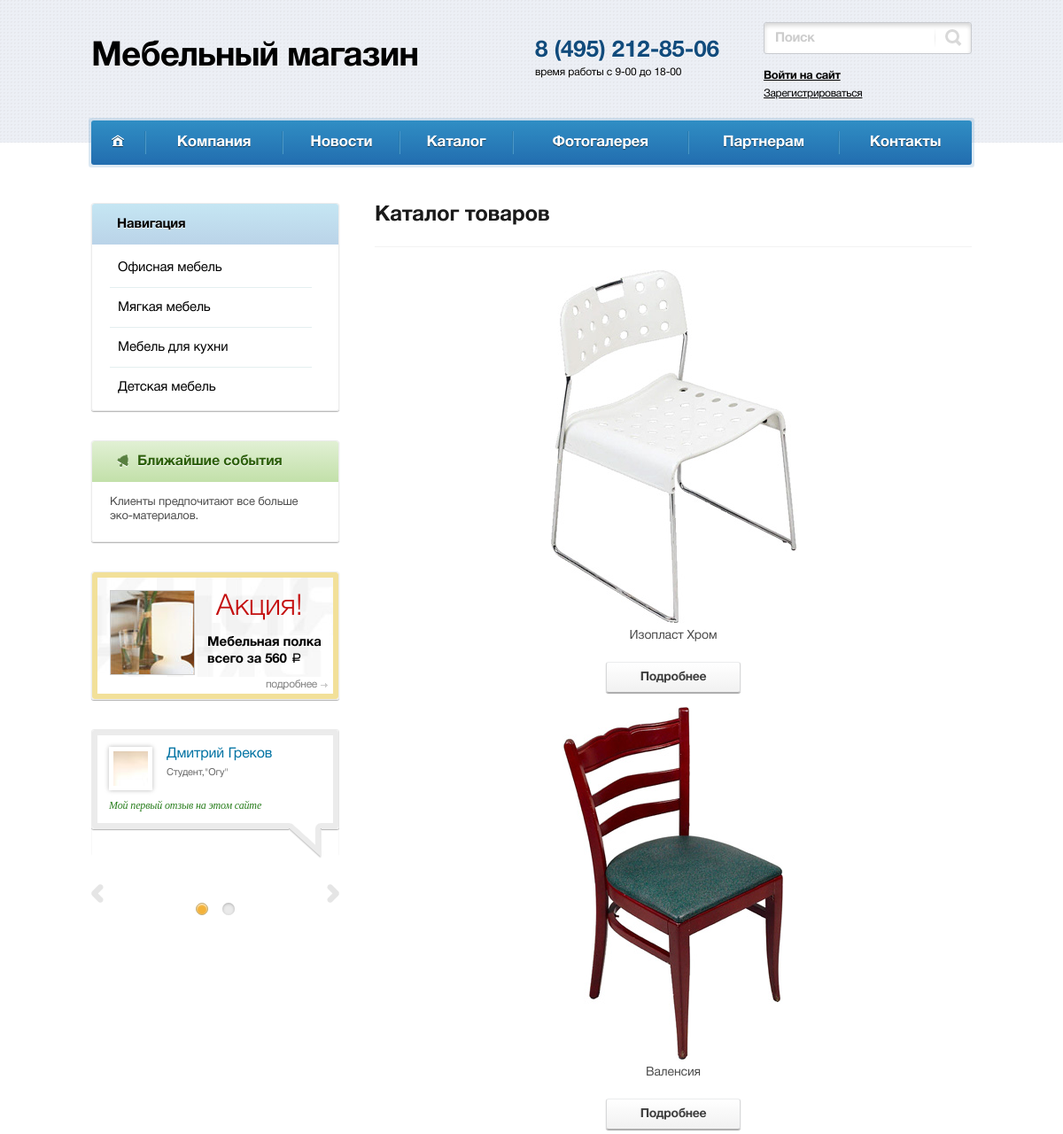
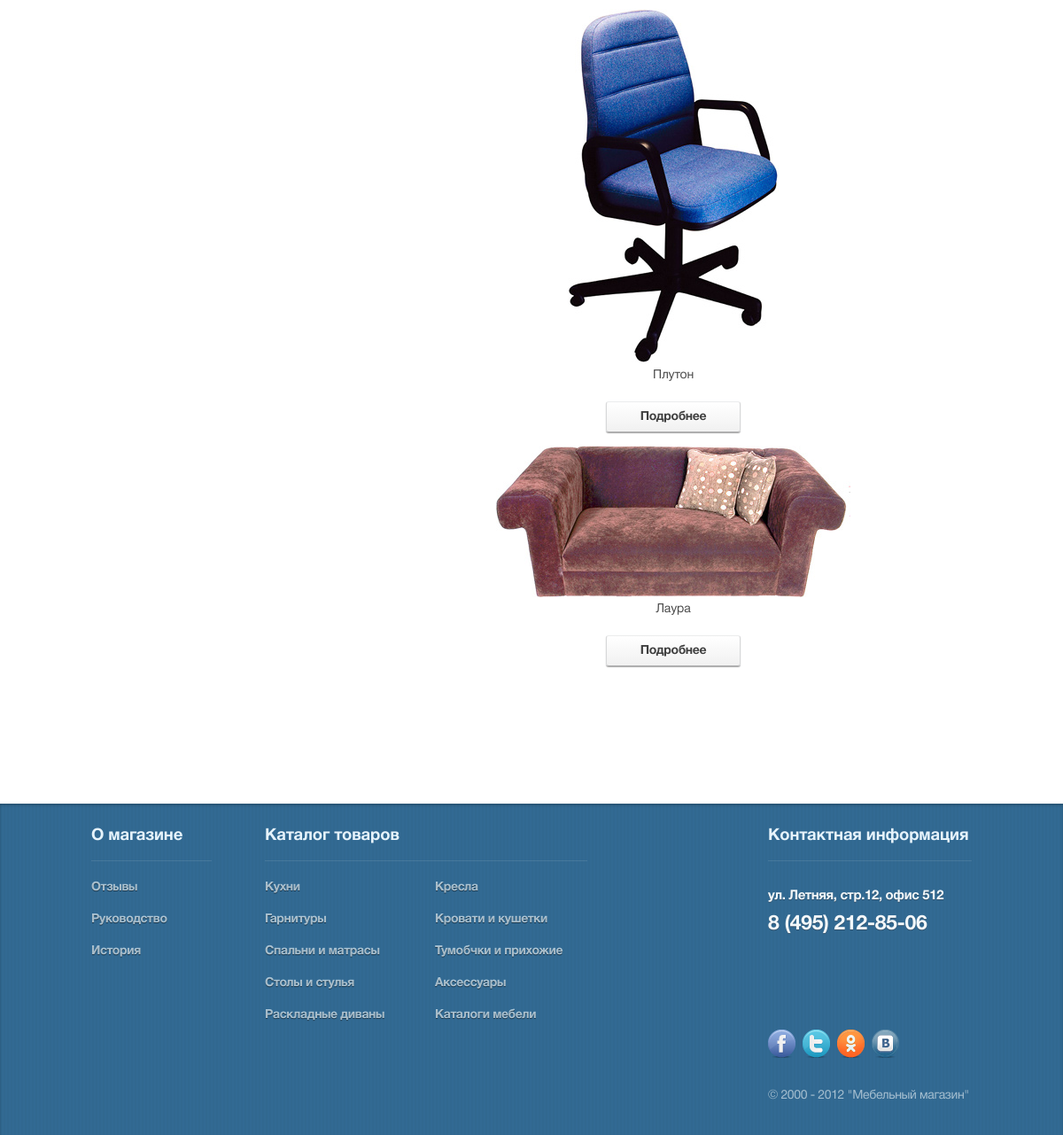
Page /catalog/ on the committed database (2 pictures, top to bottom).
### catalog/models.py (models this page shows, shortened)
class Products(models.Model):
    name = models.CharField(max_length=100, verbose_name='Имя товара')
    price = models.FloatField(verbose_name='Цена товара', default=0.0)
    description = models.TextField(verbose_name='Описание товара')
    image = models.ImageField(verbose_name='Картинка товара')
    slug = models.SlugField()
    publish = models.DateTimeField(auto_now_add=True)
    category = models.ForeignKey('Category', on_delete=models.CASCADE,
                                 verbose_name='Категория')
    def get_absolute_url(self):
        return reverse('catalog:detail',
                       kwargs={'slug': self.slug})
    class Meta:
        verbose_name = 'Продукт'
        verbose_name_plural = 'Продукты'
        ordering = ['-publish']

class Category(models.Model):
    name = models.CharField(max_length=100, verbose_name='Категория мебели')
    slug = models.SlugField()
    def get_absolute_url(self):
        return reverse('catalog:category_products', kwargs={'slug': self.slug})
    class Meta:
        verbose_name = 'Категория'
        verbose_name_plural = 'Категории'
        ordering = ['-name']

### main/models.py (models this page shows, shortened)
class UsefullInfo(models.Model):
    title = models.CharField(max_length=20, verbose_name='Заголовок блока')
    content = models.CharField(max_length=100, verbose_name='Содержание блока')
    class Meta:
        verbose_name = 'Содержимое блока "Полезная информация"'
        verbose_name_plural = 'Содержимое блока "Полезная информация"'

### company/models.py (models this page shows, shortened)
class ReviewsCompany(models.Model):
    name = models.CharField(max_length=100, verbose_name='Имя')
    company = models.CharField(max_length=100, verbose_name='Компания',
                               blank=True,
                               null=True)
    position = models.CharField(max_length=120, verbose_name='Должность',
                                blank=True,
                                null=True)
    content = models.TextField(verbose_name='Текст отзыва')
    publish = models.DateField(auto_now_add=True)
    img = models.ImageField(verbose_name='Аватарка', blank=True, null=True)
    files = models.ManyToManyField('ReviewsFiles',
                                   related_name='reviews_files',
                                   blank=True,
                                   null=True)
    slug = models.SlugField(verbose_name='slug')
    class Meta:
        verbose_name = 'Отзыв'
        verbose_name_plural = 'Отзывы'

### catalog/views.py (the view)
# urls.py: path('', CatalogListView.as_view(), name='list'),
class CatalogListView(ListView):
    template_name = 'catalog/list.html'
    context_object_name = 'products'
    queryset = Products.objects.all()
    def get_context_data(self, **kwargs):
        context = super().get_context_data(**kwargs)
        context['category_products'] = Category.objects.all()
        return context

### main/etc/catalog_rubric.py (called while the page is built)
def catalog_category(request):
    context = {}
    context['rubric_catalog'] = Category.objects.all()
    return context

### main/etc/random_review.py (called while the page is built)
def show_random_review(request):
    reviews = ReviewsCompany.objects.all().order_by('?')[:2]
    return {'random_reviews': reviews}

### main/etc/usefull.py (called while the page is built)
def usefullinfo(request):
    return {'info': UsefullInfo.objects.first(), 'title_link': 'about', }

def get_rubric_company(request):
    return {'rubric_company': RubricCompany.objects.all()}

### catalog/templates/catalog/list.html (shortened to what this page needs)
{% extends 'layout/basic.html'  %}
{% block content%}
   <div class="content">
                    <div class="cnt">
                        <header>
                            <h1>Каталог товаров</h1>
                        </header>
                        <hr>
                        <div class="container-fluid">
                        <div class="row" style='text-align: center;'>
                           {% for product in products %}
                           <div class="col-xl-12" style="margin-bottom: 15px;">
                                <img src="{{ product.image.url }}"  alt="">
                                <p>{{ product.name }}</p>
                                <a href="{{ product.get_absolute_url }}">
                                <button>Подробнее</button>
                                </a>
                            </div>
                           {% endfor %}
                        </div>
                        </div>
                   </div>
                </div>
{% endblock %}

### main/templates/layout/basic.html (shortened to what this page needs)
{% load static %}
<!DOCTYPE html>
<html lang="ru">
<head>
    <link rel="stylesheet" href="{% static '/css/reset.css' %}" />
    <link rel="stylesheet" href="{% static '/css/style.css' %}" />
    <link rel="stylesheet" href="{% static '/css/owl.carousel.css' %}" />
</head>
<body>
    <div class="wrap">
        <header class="header">
            <div class="inner-wrap">
                <div class="logo-block"><a href="" class="logo">Мебельный магазин</a>
                </div>
                <div class="main-phone-block">
                    <a href="tel:84952128506" class="phone">8 (495) 212-85-06</a>
                    <div class="shedule">время работы с 9-00 до 18-00</div>
                </div>
                <div class="actions-block">
                    <form action="/" class="main-frm-search">
                        <input type="text" placeholder="Поиск">
                        <button type="submit"></button>
                    </form>
                    <nav class="menu-block">
                        <ul>
                            {% if user.is_authenticated %}
                            <li>
                                <a href="{% url 'users:profile' %}" >{{ user.first_name}} {{ user.last_name }} [{{ user.username }}]</a>
                            </li>
                            <li><a href="{% url 'users:logout' %}">Выйти</a>
                            </li>
                            {% else %}
                            <li class="att popup-wrap">
                                <a id="hd_singin_but_open" href="" class="btn-toggle">Войти на сайт</a>
                            </li>
                            <li><a href="{% url 'users:register' %}">Зарегистрироваться</a>
                            </li>
                            {% endif %}
                        </ul>
                    </nav>
                </div>
            </div>
        </header>
        <nav class="nav">
            <div class="inner-wrap">
                <div class="menu-block popup-wrap">
                    <div class="menu popup-block">
                        <ul class="">
                            <li class="main-page"><a href="{% url 'main:index' %}">Главная</a>
                            </li>
                            <li>
                                <a href="/company/{{ title_link }}">Компания</a>
                            </li>
                            <li><a href="{% url 'news:list' %}">Новости</a>
                            </li>
                            <li>
                                <a href="{% url 'catalog:list' %}">Каталог</a>
                            </li>
                            <li><a href="">Фотогалерея</a>
                            </li>
                            <li><a href="">Партнерам</a>
                            </li>
                            <li><a href="">Контакты</a>
                            </li>
                        </ul>
                    </div>
                </div>
            </div>
        </nav>
        <div class="page">
            <div class="content-box">
                {% block content %}  {% endblock %}
                <div class="side">
                    {% if category_products%}
                    <div class="side-block side-menu">
                        <div class="title-block">Навигация</div>
                        <div class="menu-block">
                            <ul>
                                {% for rubric in category_products %}
                                 <li class=' {% if rubric.slug in request.path  %}selected{% endif %} '><a href="{% url 'catalog:category_products' rubric.slug %}">{{ rubric.name }}</a>
                                </li>
                                {% endfor %}
                            </ul>
                        </div>
                    </div>
                    {% endif %}
                   {% include 'layout/usefullinfo.html'  %}
                    <div class="side-wrap">
                        <div class="item-wrap">
                            <div class="side-block side-action">
                                <img src="{% static '/img/side-action-bg.jpg' %}" alt="" class="bg">
                                <div class="photo-block">
                                    <img src="{% static '/img/side-action.jpg' %}" alt="">
                                </div>
                                <div class="text-block">
                                    <div class="title">Акция!</div>
                                    <p>Мебельная полка всего за 560 <span class="r">a</span>
                                    </p>
                                </div>
                                <a href="" class="btn-more">подробнее</a>
                            </div>
                        </div>
                       <div class="item-wrap">
		                     <div class="rew-footer-carousel">
							{% include 'layout/random_review.html'  %}
								</div>
							</div>
						</div>
                    </div>
                </div>
            </div>
        </div>
    <footer class="footer">
        <div class="inner-wrap">
            <nav class="main-menu">
                <div class="item">
                    <div class="title-block">О магазине</div>
                    <ul>
                        <li><a href="">Отзывы</a>
                        </li>
                        <li><a href="">Руководство </a>
                        </li>
                        <li><a href="">История</a>
                        </li>
                    </ul>
                </div>
                <div class="item">
                    <div class="title-block">Каталог товаров</div>
                    <ul>
                        <li><a href="">Кухни</a>
                        </li>
                        <li><a href="">Гарнитуры</a>
                        </li>
                        <li><a href="">Спальни и матрасы</a>
                        </li>
                        <li><a href="">Столы и стулья</a>
                        </li>
                        <li><a href="">Раскладные диваны</a>
                        </li>
                        <li><a href="">Кресла</a>
                        </li>
                        <li><a href="">Кровати и кушетки</a>
                        </li>
                        <li><a href="">Тумобчки и прихожие</a>
                        </li>
                        <li><a href="">Аксессуары</a>
                        </li>
                        <li><a href="">Каталоги мебели</a>
                        </li>
                    </ul>
                </div>
            </nav>
            <div class="contacts-block">
                <div class="title-block">Контактная информация</div>
                <div class="loc-block">
                    <div class="address">ул. Летняя, стр.12, офис 512</div>
                    <div class="phone"><a href="tel:84952128506">8 (495) 212-85-06</a>
                    </div>
                </div>
                <div class="main-soc-block">
                    <a href="" class="soc-item">
                        <img src="{% static '/img/icons/soc01.png' %}" alt="">
                    </a>
                    <a href="" class="soc-item">
                        <img src="{% static '/img/icons/soc02.png' %}" alt="">
                    </a>
                    <a href="" class="soc-item">
                        <img src="{% static '/img/icons/soc03.png' %}" alt="">
                    </a>
                    <a href="" class="soc-item">
                        <img src="{% static '/img/icons/soc04.png' %}" alt="">
                    </a>
                </div>
                <div class="copy-block">© 2000 - 2012 "Мебельный магазин"</div>
            </div>
        </div>
    </footer>
</body>
</html>

### main/templates/layout/usefullinfo.html
<div class="side-block side-anonse">
                        <div class="title-block"><span class="i i-title01"></span>{{ info.title }}</div>
                        <div class="item">
                            <p>{{ info.content }}</p>
                        </div>
</div>

### main/templates/layout/random_review.html
{% load static %}
{% for review in random_reviews  %}
 <div class="item">
									<div class="side-block side-opin">
										<div class="inner-block">
											<div class="title">
												<div class="photo-block">
													<img src="{{ review.img.url }}" alt="">
												</div>
												<div class="name-block"><a href="">{{ review.name }}</a></div>
												<div class="pos-block">{{ review.position }},"{{ review.company }}"</div>
											</div>
											<div class="text-block">{{ review.content|truncatechars:100 }}</div>
										</div>
									</div>
								</div>
{% endfor %}

### rows in the picture
Products: image (picture), name "Изопласт Хром"
Products: image (picture), name "Валенсия"
Products: image (picture), name "Плутон"
Products: image (picture), name "Лаура"
Category: name "Офисная мебель"
Category: name "Мягкая мебель"
Category: name "Мебель для кухни"
Category: name "Детская мебель"
UsefullInfo: title "Ближайшие события", content "Клиенты предпочитают все больше эко-материалов."
ReviewsCompany: img (picture), name "Дмитрий Греков", position "Студент", company "Огу", content "Мой первый отзыв на этом сайте"
